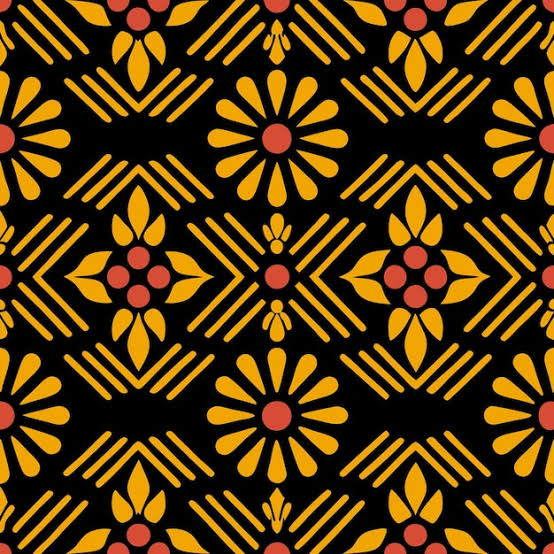
#> input picture flower.jpeg, 554 x 554 px
$ python fix_seamless_v2.py flower.jpeg
#> lines starting #> are read from the running program, lines starting #| are printed output that depends on the picture
"""Check a repeat tile and, if it is not seamless, repair ONLY the mismatched spots with gpt-image-2.5-flare.

v2 changes (to remove ghosting / overlapping motifs):
  * Only the sections of the join that actually fail the check are repainted
    (not the whole cross), so correct artwork is never regenerated.
  * Hard-edged paste-back (tiny feather) - no cross-fading of two slightly
    misaligned drawings, which is what creates doubled outlines.
  * Colour of the generated patch is matched to the artwork around it.
  * Native resolution by default (no down/up-scaling blur).
  * Several candidates per attempt; the one with the best seam score is kept.
  * Short, concrete prompt.

Setup:
    pip install openai numpy pillow
    Put your key in API_KEY below.

Usage:
    python fix_seamless.py flower.jpeg
    python fix_seamless.py flower.jpeg --candidates 3 --strip 0.10 -o fixed.jpg
"""
import argparse
import base64
import io
import shutil
import sys
from pathlib import Path

import numpy as np
from PIL import Image, ImageFilter, ImageOps

API_KEY = "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"
BASE_URL = None  # only change if your key belongs to a gateway/provider other than OpenAI
MODEL = "gpt-image-2.5-flare"
FINE_SEGMENTS = 40  # how finely the join is scanned to find the bad spots

PROMPT = (

    "This image is a repeat tile for a print design (textile or wallpaper style). "
    "The transparent cross-shaped area is where the tile edges were joined and the pattern "
    "does not line up. Repaint ONLY that transparent area so the design flows continuously "
    "across it in every direction: complete motifs that are cut off, align mismatched ones, "
    "and fill gaps by reusing the motifs, shapes, line work, textures, colours, contrast and "
    "scale already present in this image. Do not add new kinds of objects, new colours, text, "
    "borders, frames, shadows or watermarks, and leave no visible line, blur or colour shift "
    "along the join. Do not change anything outside the transparent area."
)


# ---------- seam check (same logic as check_seamless.py) ----------
def check_seam(arr, segments):
    length, n, _ = arr.shape
    c = n // 2
    seam = np.abs(arr[:, c - 1].astype(np.int16) - arr[:, c].astype(np.int16)).mean(axis=1)

    base_sum = np.zeros(length, dtype=np.float64)
    count = 0
    for j in range(n - 1):
        if j == c - 1:
            continue
        base_sum += np.abs(arr[:, j + 1].astype(np.int16) - arr[:, j].astype(np.int16)).mean(axis=1)
        count += 1
    baseline = base_sum / max(count, 1)

    floor = 1.0
    overall = seam.mean() / max(baseline.mean(), floor)
    results = []
    for idx in np.array_split(np.arange(length), segments):
        results.append((int(idx[0]), int(idx[-1]),
                        float(seam[idx].mean() / max(baseline[idx].mean(), floor))))
    return overall, results


def seam_report(img, threshold, segments):
    a = np.tile(np.array(img.convert("RGB")), (2, 2, 1))
    v_overall, v_segs = check_seam(a, segments)
    h_overall, h_segs = check_seam(a.transpose(1, 0, 2), segments)
    v_worst = max(s[2] for s in v_segs)
    h_worst = max(s[2] for s in h_segs)
    limit = threshold * 2
    ok = v_overall <= threshold and h_overall <= threshold and v_worst <= limit and h_worst <= limit
    score = max(v_overall, h_overall, v_worst / 2, h_worst / 2)  # lower is better
    text = (f"up-down {v_overall:.2f} (worst {v_worst:.2f}), "
            f"left-right {h_overall:.2f} (worst {h_worst:.2f})")
    return ok, score, text


# ---------- repair ----------
# [101 lines left out: functions png_bytes, model_size, flagged_ranges, repair, save, not called in this run]


def main():
    p = argparse.ArgumentParser(description="Check a tile and repair it if it is not seamless.")
    p.add_argument("input", help="Path to the single tile image")
    p.add_argument("-o", "--output", help="Output path (default: <input>_fixed.<ext>, or <input>_seamless.<ext> if already seamless)")
    p.add_argument("--threshold", type=float, default=1.1, help="Seam check threshold (default 1.1)")
    p.add_argument("--segments", type=int, default=20, help="Sections per seam for the pass/fail check (default 20)")
    p.add_argument("--strip", type=float, default=0.12, help="Width of each repainted spot as a fraction of the tile (default 0.12)")
    p.add_argument("--retries", type=int, default=1, help="Extra attempts with a wider strip if still not seamless (default 1)")
    p.add_argument("--candidates", type=int, default=2, help="Images requested per attempt; the best is kept (default 2)")
    p.add_argument("--feather", type=float, default=2.0, help="Edge softness of the paste-back in px (default 2; keep small)")
    p.add_argument("--quality", default="high", choices=["auto", "low", "medium", "high", "xhigh", "max"])
    p.add_argument("--max-side", type=int, default=3840, help="Longest side sent to the model, max 3840 (default 3840)")
    args = p.parse_args()
    args.max_side = min(args.max_side, 3840)

    src = Path(args.input)
    img = Image.open(src).convert("RGB")
#> img is the input picture: PIL image 554x554 RGB; mean R, G, B 83.6, 56.3, 11.4
    w, h = img.size
#> w = 554; h = 554

    ok, _, text = seam_report(img, args.threshold, args.segments)
#> in seam_report, `a = np.tile(np.array(img.convert("RGB")), (2, 2, 1))`:
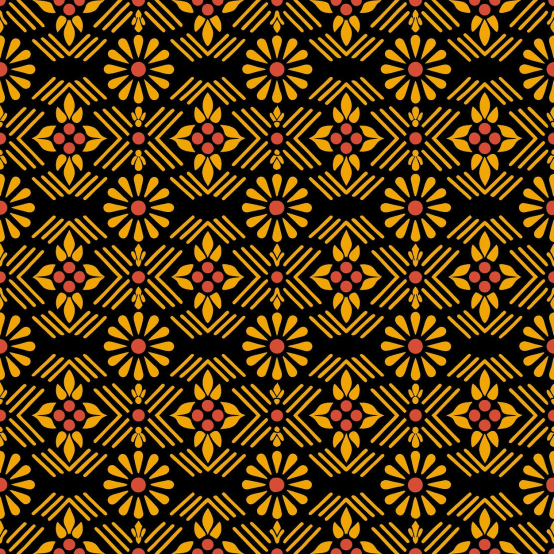
#> a: shape (1108, 1108, 3) (shown at 1/2 size); mean R, G, B 83.6, 56.3, 11.4
#> in check_seam, `seam = np.abs(arr[:, c - 1].astype(np.int16) - arr[:, c].astype(np.int..`: seam = 1108 values, max 148.3 at index 212, min 0 at index 0, mean 9.98
#> after the loop in check_seam, `for j in range(n - 1):`: base_sum = 1108 values, max 20944 at index 47, min 3013.3 at index 128, mean 13512.9; count = 1106
#> in check_seam, `baseline = base_sum / max(count, 1)`: baseline = 1108 values, max 18.94 at index 47, min 2.72 at index 128, mean 12.22
#> in check_seam, `overall = seam.mean() / max(baseline.mean(), floor)`: overall = 0.817
#> after the loop in check_seam, `for idx in np.array_split(np.arange(length), segments):`: results = 20 items, first 6: (0, 55, 0.922), (56, 111, 0.499), (112, 167, 0.842), (168, 223, 1.06), (224, 279, 0.795), (280, 335, 1.08)
#> in seam_report, `v_overall, v_segs = check_seam(a, segments)`: v_overall = 0.817; v_segs has the same summary as results in check_seam
#> in seam_report, `h_overall, h_segs = check_seam(a.transpose(1, 0, 2), segments)`: h_overall = 0.547; h_segs = 20 items, first 6: (0, 55, 0.489), (56, 111, 0.85), (112, 167, 0.32), (168, 223, 0.566), (224, 279, 0.475), (280, 335, 0.615)
#> in seam_report, `v_worst = max(s[2] for s in v_segs)`: v_worst = 1.26
#> in seam_report, `h_worst = max(s[2] for s in h_segs)`: h_worst = 0.864
#> in seam_report, `ok = v_overall <= threshold and h_overall <= threshold and v_worst <= ..`: ok = True
#> in seam_report, `score = max(v_overall, h_overall, v_worst / 2, h_worst / 2)`: score = 0.817
#> ok = True
    print(f"Check: {text}")
#| Check: up-down 0.82 (worst 1.26), left-right 0.55 (worst 0.86)
    if ok:
        out_path = Path(args.output) if args.output else src.with_name(f"{src.stem}_seamless{src.suffix}")
        shutil.copyfile(src, out_path)
        print(f"YES - the design pattern is seamless. Original returned: {out_path}")
        return 0

    print("NO - the design pattern is not seamless. Repairing with " + MODEL + " ...")
    if API_KEY == "input ur api key":
        sys.exit("Put your API key in API_KEY at the top of the script first.")

    from openai import OpenAI
    client = OpenAI(api_key=API_KEY, base_url=BASE_URL)

    best = None  # (score, image, ok)
    for attempt in range(args.retries + 1):
        strip = min(0.4, args.strip + 0.08 * attempt)
        print(f"Attempt {attempt + 1}: strip {strip:.0%}, {args.candidates} candidate(s) ...")
        try:
            score, fixed, ok, text = repair(img, client, strip, args)
        except Exception as e:
            print(f"  API call failed: {e}")
            continue
        print(f"  Best candidate: {text} -> {'seamless' if ok else 'still a mismatch'}")
        if best is None or score < best[0]:
            best = (score, fixed, ok)
        if ok:
            break

    if best is None:
        sys.exit("No image was generated.")

    score, fixed, ok = best
    assert fixed.size == (w, h)
    out_path = Path(args.output) if args.output else src.with_name(f"{src.stem}_fixed{src.suffix}")
    save(fixed, out_path)
    print(f"Saved {w}x{h} image to {out_path}")
    print("YES - the repaired design is seamless." if ok else
          "NO - the repaired design still does not pass the check (best attempt saved).")
    return 0 if ok else 1


if __name__ == "__main__":
    sys.exit(main())
#> (the program exits here)
